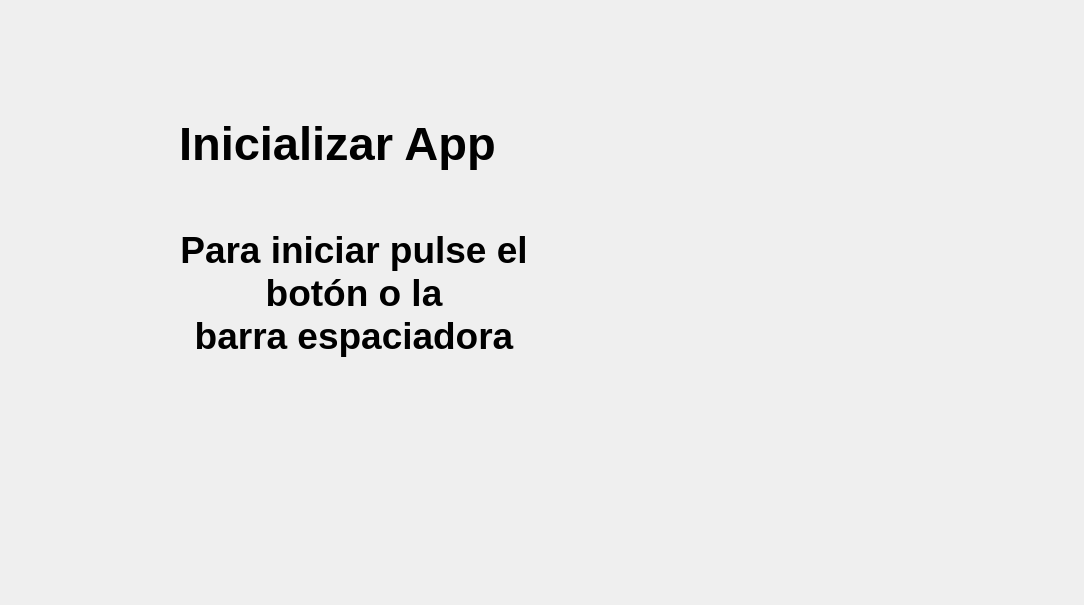
      <widget class="QWidget" name="Inicialize">
       <layout class="QGridLayout" name="gridLayout_6">
        <item row="2" column="3">
         <spacer name="horizontalSpacer_62">
          <property name="orientation">
           <enum>Qt::Horizontal</enum>
          </property>
          <property name="sizeType">
           <enum>QSizePolicy::Fixed</enum>
          </property>
          <property name="sizeHint" stdset="0">
           <size>
            <width>38</width>
            <height>20</height>
           </size>
          </property>
         </spacer>
        </item>
        <item row="0" column="2">
         <spacer name="verticalSpacer_9">
          <property name="orientation">
           <enum>Qt::Vertical</enum>
          </property>
          <property name="sizeHint" stdset="0">
           <size>
            <width>20</width>
            <height>72</height>
           </size>
          </property>
         </spacer>
        </item>
        <item row="1" column="1" rowspan="2" colspan="2">
         <layout class="QHBoxLayout" name="horizontalLayout_41">
          <item>
           <layout class="QVBoxLayout" name="verticalLayout_18">
            <item>
             <layout class="QVBoxLayout" name="verticalLayout_3">
              <item>
               <layout class="QHBoxLayout" name="horizontalLayout_51">
                <property name="spacing">
                 <number>30</number>
                </property>
                <item>
                 <widget class="QLabel" name="lblTest1_7">
                  <property name="minimumSize">
                   <size>
                    <width>70</width>
                    <height>70</height>
                   </size>
                  </property>
                  <property name="maximumSize">
                   <size>
                    <width>70</width>
                    <height>70</height>
                   </size>
                  </property>
                  <property name="text">
                   <string/>
                  </property>
                  <property name="pixmap">
                   <pixmap resource="../resources/resources.qrc">:/resources/shuttle.png</pixmap>
                  </property>
                  <property name="scaledContents">
                   <bool>true</bool>
                  </property>
                 </widget>
                </item>
                <item>
                 <widget class="QLabel" name="lblCode_29">
                  <property name="minimumSize">
                   <size>
                    <width>450</width>
                    <height>30</height>
                   </size>
                  </property>
                  <property name="font">
                   <font>
                    <pointsize>35</pointsize>
                    <weight>75</weight>
                    <bold>true</bold>
                   </font>
                  </property>
                  <property name="text">
                   <string>Inicializar App</string>
                  </property>
                 </widget>
                </item>
               </layout>
              </item>
              <item>
               <layout class="QHBoxLayout" name="horizontalLayout_16">
                <property name="spacing">
                 <number>30</number>
                </property>
                <item>
                 <widget class="QLabel" name="label_4">
                  <property name="minimumSize">
                   <size>
                    <width>500</width>
                    <height>180</height>
                   </size>
                  </property>
                  <property name="maximumSize">
                   <size>
                    <width>500</width>
                    <height>180</height>
                   </size>
                  </property>
                  <property name="font">
                   <font>
                    <pointsize>28</pointsize>
                    <weight>75</weight>
                    <bold>true</bold>
                   </font>
                  </property>
                  <property name="styleSheet">
                   <string notr="true"/>
                  </property>
                  <property name="text">
                   <string>Para iniciar pulse el
botón o la
barra espaciadora</string>
                  </property>
                  <property name="alignment">
                   <set>Qt::AlignCenter</set>
                  </property>
                 </widget>
                </item>
               </layout>
              </item>
             </layout>
            </item>
            <item>
             <layout class="QHBoxLayout" name="horizontalLayout_15">
              <item>
               <spacer name="horizontalSpacer_35">
                <property name="orientation">
                 <enum>Qt::Horizontal</enum>
                </property>
                <property name="sizeType">
                 <enum>QSizePolicy::Fixed</enum>
                </property>
                <property name="sizeHint" stdset="0">
                 <size>
                  <width>138</width>
                  <height>17</height>
                 </size>
                </property>
               </spacer>
              </item>
              <item>
               <layout class="QHBoxLayout" name="horizontalLayout_14">
                <item>
                 <widget class="QLabel" name="lblinicialize">
                  <property name="minimumSize">
                   <size>
                    <width>100</width>
                    <height>100</height>
                   </size>
                  </property>
                  <property name="maximumSize">
                   <size>
                    <width>100</width>
                    <height>100</height>
                   </size>
                  </property>
                  <property name="cursor">
                   <cursorShape>PointingHandCursor</cursorShape>
                  </property>
                  <property name="text">
                   <string/>
                  </property>
                  <property name="pixmap">
                   <pixmap resource="../resources/resources.qrc">:/resources/play.png</pixmap>
                  </property>
                  <property name="scaledContents">
                   <bool>true</bool>
                  </property>
                  <property name="wordWrap">
                   <bool>false</bool>
                  </property>
                 </widget>
                </item>
                <item>
                 <spacer name="horizontalSpacer_60">
                  <property name="orientation">
                   <enum>Qt::Horizontal</enum>
                  </property>
                  <property name="sizeHint" stdset="0">
                   <size>
                    <width>40</width>
                    <height>20</height>
                   </size>
                  </property>
                 </spacer>
                </item>
                <item>
                 <widget class="QLabel" name="lblCode_18">
                  <property name="minimumSize">
                   <size>
                    <width>100</width>
                    <height>100</height>
                   </size>
                  </property>
                  <property name="maximumSize">
                   <size>
                    <width>100</width>
                    <height>100</height>
                   </size>
                  </property>
                  <property name="text">
                   <string/>
                  </property>
                  <property name="pixmap">
                   <pixmap resource="../resources/resources.qrc">:/resources/space.png</pixmap>
                  </property>
                  <property name="scaledContents">
                   <bool>true</bool>
                  </property>
                  <property name="wordWrap">
                   <bool>false</bool>
                  </property>
                 </widget>
                </item>
               </layout>
              </item>
              <item>
               <spacer name="horizontalSpacer_61">
                <property name="orientation">
                 <enum>Qt::Horizontal</enum>
                </property>
                <property name="sizeType">
                 <enum>QSizePolicy::Fixed</enum>
                </property>
                <property name="sizeHint" stdset="0">
                 <size>
                  <width>138</width>
                  <height>17</height>
                 </size>
                </property>
               </spacer>
              </item>
             </layout>
            </item>
           </layout>
          </item>
          <item>
           <widget class="QLabel" name="PentairIMG_4">
            <property name="minimumSize">
             <size>
              <width>400</width>
              <height>400</height>
             </size>
            </property>
            <property name="maximumSize">
             <size>
              <width>400</width>
              <height>400</height>
             </size>
            </property>
            <property name="text">
             <string/>
            </property>
            <property name="pixmap">
             <pixmap resource="../resources/resources.qrc">:/resources/pentairIMG.PNG</pixmap>
            </property>
            <property name="scaledContents">
             <bool>true</bool>
            </property>
           </widget>
          </item>
         </layout>
        </item>
        <item row="3" column="2">
         <spacer name="verticalSpacer_10">
          <property name="orientation">
           <enum>Qt::Vertical</enum>
          </property>
          <property name="sizeType">
           <enum>QSizePolicy::Fixed</enum>
          </property>
          <property name="sizeHint" stdset="0">
           <size>
            <width>68</width>
            <height>40</height>
           </size>
          </property>
         </spacer>
        </item>
        <item row="0" column="1">
         <spacer name="verticalSpacer_6">
          <property name="orientation">
           <enum>Qt::Vertical</enum>
          </property>
          <property name="sizeType">
           <enum>QSizePolicy::Fixed</enum>
          </property>
          <property name="sizeHint" stdset="0">
           <size>
            <width>20</width>
            <height>78</height>
           </size>
          </property>
         </spacer>
        </item>
        <item row="3" column="1">
         <spacer name="verticalSpacer_7">
          <property name="orientation">
           <enum>Qt::Vertical</enum>
          </property>
          <property name="sizeHint" stdset="0">
           <size>
            <width>20</width>
            <height>105</height>
           </size>
          </property>
         </spacer>
        </item>
        <item row="1" column="0">
         <spacer name="horizontalSpacer_41">
          <property name="orientation">
           <enum>Qt::Horizontal</enum>
          </property>
          <property name="sizeType">
           <enum>QSizePolicy::Fixed</enum>
          </property>
          <property name="sizeHint" stdset="0">
           <size>
            <width>68</width>
            <height>20</height>
           </size>
          </property>
         </spacer>
        </item>
       </layout>
      </widget>
